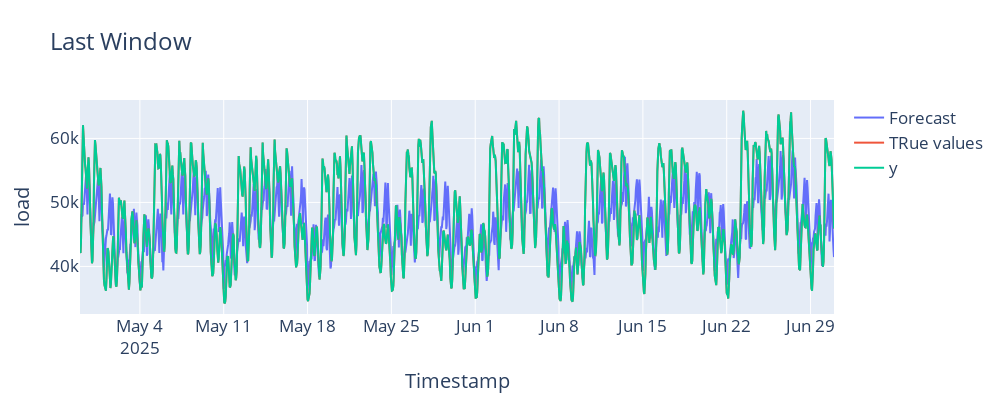

Write notebook code for a chart like this one.
### Code cell
# Get only the last forecast window (test set)
# last_cutoff = Y_hat_df['cutoff'].max()
# Y_hat_test = Y_hat_df[Y_hat_df['cutoff'] == last_cutoff]


test_start = Y_df['ds'].iloc[-test_size]
Y_filt = Y_df[Y_df['ds'] >= test_start]
# Filter forecasts that are in the test period
Y_hat_test_period = Y_hat_df[Y_hat_df['ds'] >= test_start]

fig = go.Figure()

# Prediciton
fig.add_trace(go.Scatter(
    x=Y_hat_df['ds'],
    y=Y_hat_df["AutoNHITS-median"],
    mode='lines',
    name='Forecast'
))

fig.add_trace(go.Scatter(
    x=Y_filt['ds'],
    y=Y_filt['y'],
    mode='lines',
    name='TRue values'
))
# True value
fig.add_trace(go.Scatter(
    x=Y_hat_df['ds'],
    y=Y_hat_df["y"],
    mode='lines',
    name='y'
))


fig.update_layout(
    title=f'Last Window',
    xaxis_title='Timestamp',
    yaxis_title='load',
    font=dict(size=17),
    showlegend=True,
    width=1000,
    height=400
)

fig.show()

### Figure 1 — Plotly figure (JSON) as saved in the notebook; plotly's stock layout.template omitted (floating-point values rounded to 4 significant figures; data arrays with more than 128 entries replaced by an {"elided": "..."} marker saying what was removed)
{"data": [{"mode": "lines", "name": "Forecast", "type": "scatter", "x": {"elided": "1512 str values"}, "y": {"elided": "1512 float values"}}, {"mode": "lines", "name": "TRue values", "type": "scatter", "x": {"elided": "1512 str values"}, "y": {"elided": "1512 float values"}}, {"mode": "lines", "name": "y", "type": "scatter", "x": {"elided": "1512 str values"}, "y": {"elided": "1512 float values"}}], "layout": {"font": {"size": 17}, "height": 400, "showlegend": true, "title": {"text": "Last Window"}, "width": 1000, "xaxis": {"title": {"text": "Timestamp"}}, "yaxis": {"title": {"text": "load"}}}}
